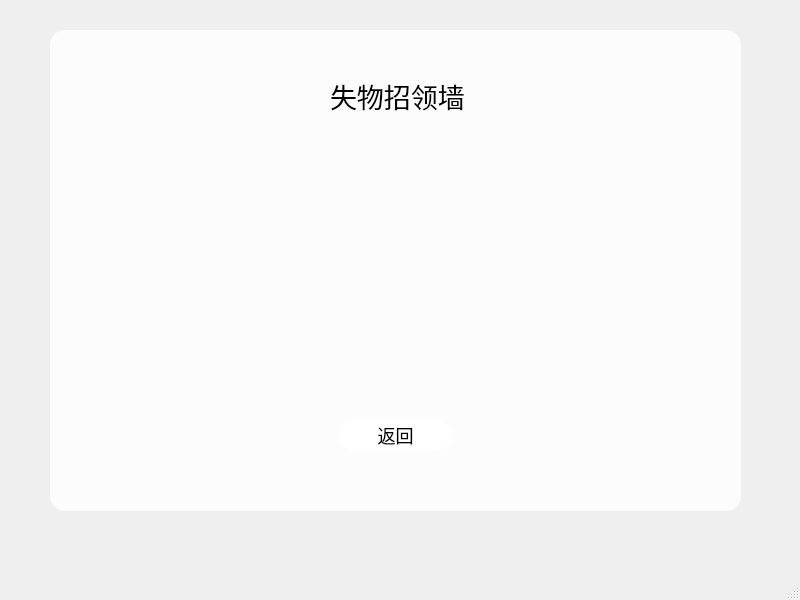
<?xml version="1.0" encoding="UTF-8"?>
<ui version="4.0">
 <class>ShiWU</class>
 <widget class="QMainWindow" name="ShiWU">
  <property name="geometry">
   <rect>
    <x>0</x>
    <y>0</y>
    <width>800</width>
    <height>600</height>
   </rect>
  </property>
  <property name="windowTitle">
   <string>MainWindow</string>
  </property>
  <property name="styleSheet">
   <string notr="true">*{
background-image:url(:/img/8574639.jpg);
font-size:20px;
font-family:Century Gothic;
}
QFrame{
background:rgba(255,255,255,0.8);
border-radius:15px;
}

#Widget{

}

QToolButton{
background:red;
border-radius:60px;
}
QLabel{
font-size:27px;
color:black;
background:transparent;
}
QPushButton{
font-size:18px;
background:white;
border-radius:15px;
}
QPushButton:hover{

border-radius:15px;
background:#c8adc4;
}
QLineEdit{
background:transparent;
border:none;
color:#717072;
border-bottom:1px solid #717072;
}</string>
  </property>
  <widget class="QWidget" name="centralwidget">
   <widget class="QFrame" name="frame">
    <property name="geometry">
     <rect>
      <x>50</x>
      <y>30</y>
      <width>691</width>
      <height>481</height>
     </rect>
    </property>
    <property name="frameShape">
     <enum>QFrame::StyledPanel</enum>
    </property>
    <property name="frameShadow">
     <enum>QFrame::Raised</enum>
    </property>
    <widget class="QLabel" name="label">
     <property name="geometry">
      <rect>
       <x>280</x>
       <y>40</y>
       <width>151</width>
       <height>51</height>
      </rect>
     </property>
     <property name="text">
      <string>失物招领墙</string>
     </property>
    </widget>
    <widget class="QPushButton" name="back">
     <property name="geometry">
      <rect>
       <x>290</x>
       <y>390</y>
       <width>111</width>
       <height>31</height>
      </rect>
     </property>
     <property name="text">
      <string>返回</string>
     </property>
    </widget>
   </widget>
  </widget>
  <widget class="QMenuBar" name="menubar">
   <property name="geometry">
    <rect>
     <x>0</x>
     <y>0</y>
     <width>800</width>
     <height>29</height>
    </rect>
   </property>
  </widget>
  <widget class="QStatusBar" name="statusbar"/>
 </widget>
 <resources/>
 <connections/>
</ui>
